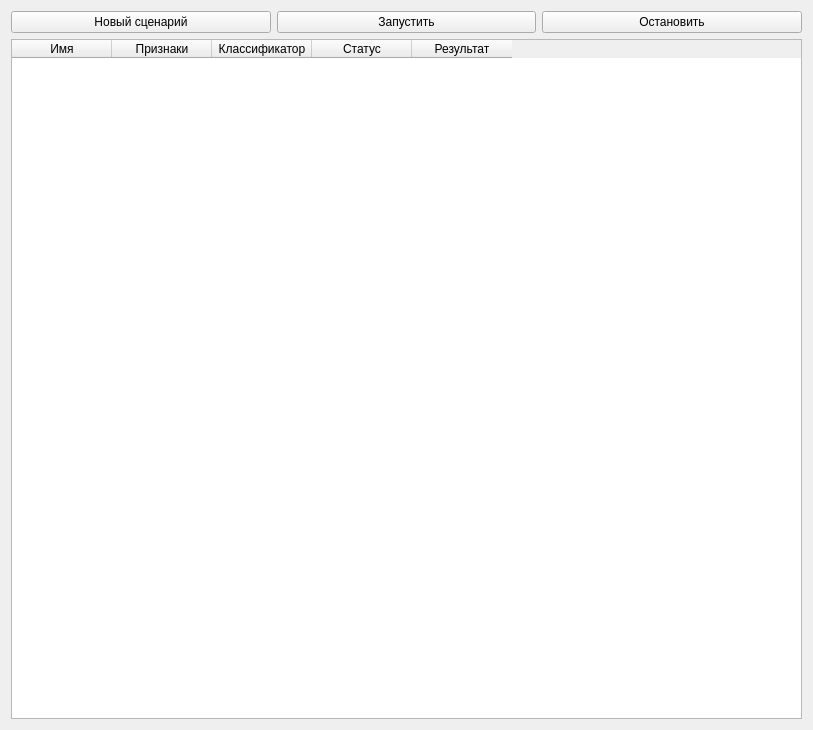
<?xml version="1.0" encoding="UTF-8"?>
<ui version="4.0">
 <class>SessionWidget</class>
 <widget class="QWidget" name="SessionWidget">
  <property name="geometry">
   <rect>
    <x>0</x>
    <y>0</y>
    <width>813</width>
    <height>730</height>
   </rect>
  </property>
  <property name="windowTitle">
   <string/>
  </property>
  <layout class="QGridLayout" name="gridLayout_2">
   <item row="0" column="0">
    <layout class="QVBoxLayout" name="verticalLayout">
     <item>
      <layout class="QHBoxLayout" name="horizontalLayout_2">
       <item>
        <widget class="QPushButton" name="create">
         <property name="text">
          <string>Новый сценарий</string>
         </property>
        </widget>
       </item>
       <item>
        <widget class="QPushButton" name="run">
         <property name="text">
          <string>Запустить</string>
         </property>
        </widget>
       </item>
       <item>
        <widget class="QPushButton" name="stop">
         <property name="text">
          <string>Остановить</string>
         </property>
        </widget>
       </item>
      </layout>
     </item>
     <item>
      <widget class="QTableWidget" name="scenarios_widget">
       <property name="rowCount">
        <number>0</number>
       </property>
       <attribute name="horizontalHeaderVisible">
        <bool>true</bool>
       </attribute>
       <attribute name="horizontalHeaderCascadingSectionResizes">
        <bool>false</bool>
       </attribute>
       <attribute name="horizontalHeaderHighlightSections">
        <bool>true</bool>
       </attribute>
       <attribute name="horizontalHeaderMinimumSectionSize">
        <number>100</number>
       </attribute>
       <attribute name="horizontalHeaderShowSortIndicator" stdset="0">
        <bool>false</bool>
       </attribute>
       <attribute name="horizontalHeaderStretchLastSection">
        <bool>false</bool>
       </attribute>
       <column>
        <property name="text">
         <string>Имя</string>
        </property>
       </column>
       <column>
        <property name="text">
         <string>Признаки</string>
        </property>
       </column>
       <column>
        <property name="text">
         <string>Классификатор</string>
        </property>
       </column>
       <column>
        <property name="text">
         <string>Статус</string>
        </property>
       </column>
       <column>
        <property name="text">
         <string>Результат</string>
        </property>
       </column>
      </widget>
     </item>
    </layout>
   </item>
  </layout>
 </widget>
 <resources/>
 <connections/>
</ui>
